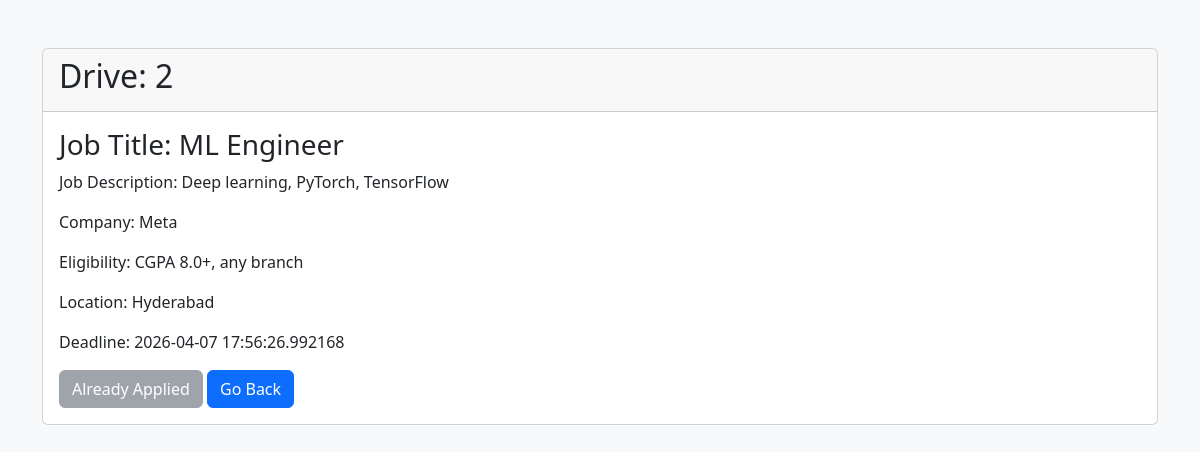
Screenshot of /dashboard/drive/2 (signed in) with the database file from the repository.
### backend/models.py (models this page shows, shortened)
class Placement_Drive(db.Model):
    __tablename__ = "drive"
    drive_id = db.Column(db.Integer, primary_key=True, autoincrement=True)
    company_id = db.Column(db.Integer, db.ForeignKey('company.company_id'),
                           nullable=False)
    job_title = db.Column(db.String(150), nullable=False)
    job_description = db.Column(db.Text)
    eligibility = db.Column(db.Text, nullable=False)
    location = db.Column(db.String(100), nullable=False)
    deadline = db.Column(db.DateTime, nullable=False)
    status = db.Column(db.String(20), nullable=False, default="Pending")
    created_at = db.Column(db.DateTime, default=datetime.utcnow)
    salary_range = db.Column(db.String(100))
    required_skills = db.Column(db.Text)
    is_active = db.Column(db.Boolean, default=True)
    applications = db.relationship('Application', backref='drive', lazy=True)

class Company(db.Model, UserMixin):
    __tablename__ = "company"
    company_id = db.Column(db.Integer, primary_key=True, autoincrement=True)
    company_name = db.Column(db.String(100), nullable=False)
    email = db.Column(db.String(120), unique=True, nullable=False)
    password = db.Column(db.String(255), nullable=False)
    hr_contact = db.Column(db.String(15), nullable=False)
    website = db.Column(db.String(200))
    approval_status = db.Column(db.String(20), default="Pending")
    is_active = db.Column(db.Boolean, default=True)
    registered_at = db.Column(db.DateTime, default=datetime.utcnow)
    drives = db.relationship('Placement_Drive', backref='company', lazy=True)
    placements = db.relationship('Placement', backref='company', lazy=True,
                                 foreign_keys='Placement.company_id')

### backend/routes.py (the view)
@app.route("/dashboard/drive/<int:drive_id>")
@login_required
def drive_details(drive_id):
     if isinstance(current_user, (Admin, Student, Company)):
        drive = Placement_Drive.query.get(drive_id)
        return render_template("drives_details.html",drive=drive)
     else:
        return "You are not Authorized"

### app.py (called while the page is built)
def create_app():
    app = Flask(__name__)
    app.config["SQLALCHEMY_DATABASE_URI"] = "sqlite:///mydb.sqlite"
    app.config["SECRET_KEY"] = "mysecretkey"
    app.config["UPLOAD_FOLDER"] = "static/resumes"
    db.init_app(app)
    login_manager = LoginManager(app)
    login_manager.login_view = "login"
    @login_manager.user_loader
    def load_user(user_id):
        from backend.models import Admin, Student, Company
        if "-" not in user_id:
            return None
        role, id = user_id.split("-")
        id = int(id)
        if role == "admin":
            return Admin.query.get(id)
        elif role == "student":
            return Student.query.filter_by(student_id=id).first()
        elif role == "company":
            return Company.query.filter_by(company_id=id).first()
        return None
    app.app_context().push()
    return app

### templates/drives_details.html (shortened to what this page needs)
<!DOCTYPE html>
<html lang="en">
<head>
    <link href="https://cdn.jsdelivr.net/npm/bootstrap@5.3.8/dist/css/bootstrap.min.css" rel="stylesheet"
>
</head>
<body class="bg-light">
    <div class="container mt-5">
    <div class="card mb-4">
        <div class="card-header"><h2 class="card-title">Drive: {{drive.drive_id}}</h2></div>
  <div class="card-body">
    <h3>Job Title: {{drive.job_title}}</h3>
    <p>Job Description: {{drive.job_description}}</p>
    <p>Company: {{drive.company.company_name}}</p>
    <p>Eligibility: {{drive.eligibility}}</p>
    <p>Location: {{drive.location}}</p>
    <p>Deadline: {{drive.deadline}}</p>
{% if current_user.__class__.__name__ == 'Student' %}
    {% set already_applied = current_user.applications | selectattr('drive_id', 'equalto', drive.drive_id) | list %}
    {% if already_applied %}
        <button class="btn btn-secondary" disabled>Already Applied</button>
    {% else %}
        <a href="/student/apply/{{ drive.drive_id }}" class="btn btn-success">Apply</a>
    {% endif %}
{% endif %}
    <a href="javascript:history.back()" class="btn btn-primary">Go Back</a>
    </div>
  </div>
  </div>
</body>
</html>

### rows the page displays
Placement_Drive: drive_id "2", job_title "ML Engineer", job_description "Deep learning, PyTorch, TensorFlow", eligibility "CGPA 8.0+, any branch", location "Hyderabad", deadline "2026-04-07 17:56:26.992168"
Company: company.company_name "Meta"
